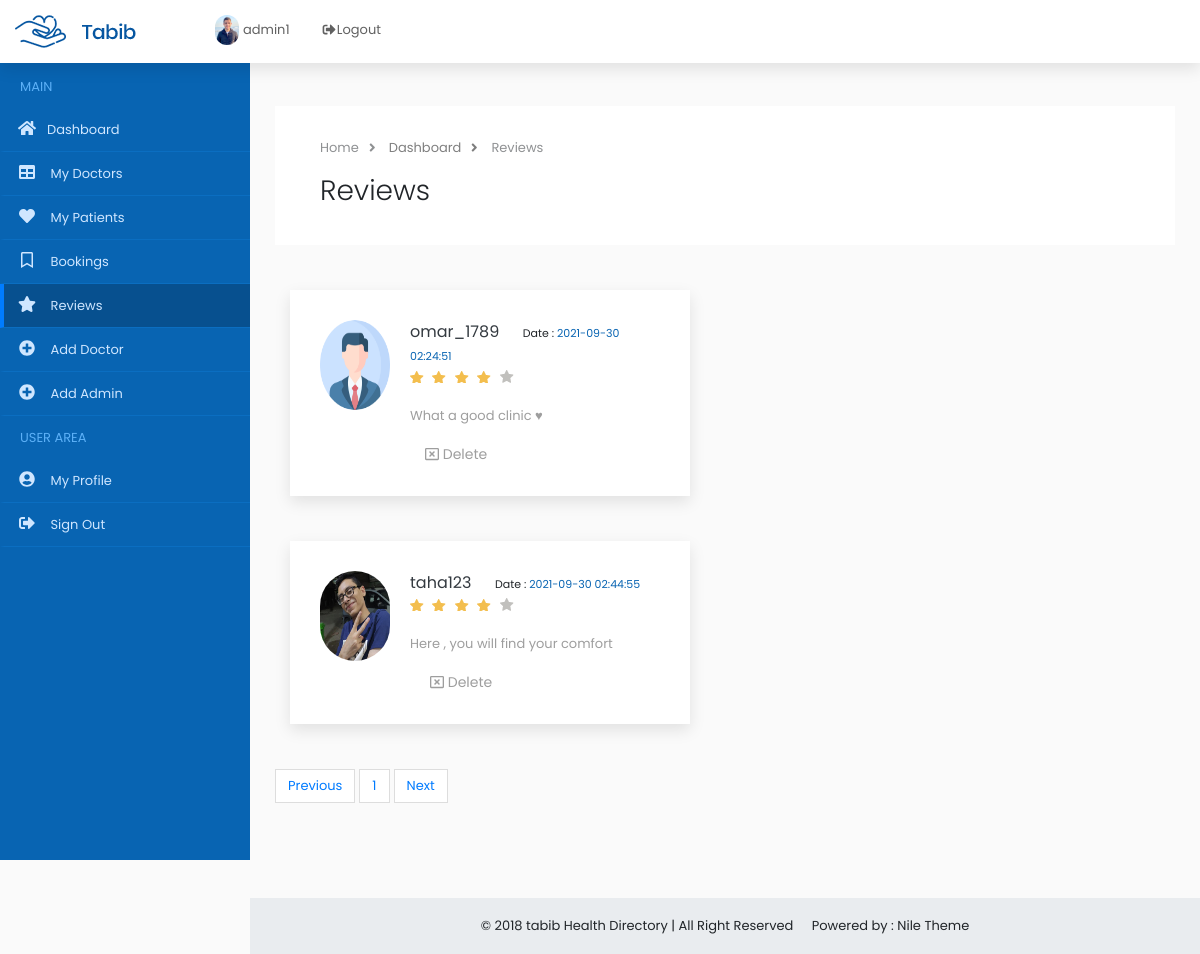
Screenshot of /admin/dashboard-reviews.php?id=1 with the database file from the repository.
### tables this page shows
CREATE TABLE IF NOT EXISTS `testimonials` (
  `id` int UNSIGNED NOT NULL AUTO_INCREMENT,
  `patient_id` int UNSIGNED NOT NULL,
  `content` varchar(500) NOT NULL,
  `_datetime` datetime DEFAULT CURRENT_TIMESTAMP,
  PRIMARY KEY (`id`),
  KEY `patient_id` (`patient_id`)
);

CREATE TABLE IF NOT EXISTS `patients` (
  `id` int UNSIGNED NOT NULL AUTO_INCREMENT,
  `username` varchar(50) NOT NULL,
  `age` tinyint NOT NULL,
  `password` varchar(50) NOT NULL,
  `phone` varchar(40) NOT NULL,
  `email` varchar(60) DEFAULT NULL,
  `gender` enum('male','female') DEFAULT NULL,
  `country` varchar(50) DEFAULT '',
  `dob` date NOT NULL,
  `address` varchar(50) NOT NULL,
  `first_name` varchar(50) NOT NULL,
  `last_name` varchar(50) NOT NULL,
  `img_path` varchar(100) DEFAULT NULL,
  PRIMARY KEY (`id`),
  UNIQUE KEY `username` (`username`)
);

### queryHandlerclass/query.php (called while the page is built, shortened)
<?php
class queryHandler{
    public static function getData($tbname,$colname,$condition){
        if($condition == ""){
            $query = "SELECT $colname FROM $tbname";
        }else{
            $query = "SELECT $colname FROM $tbname WHERE $condition";
        }
        $sql_statement = $GLOBALS['connection']->prepare($query);
        $result = $sql_statement->execute();
        if($result){
            return $sql_statement ;
        }
        return false;
    }
}
?>

### admin/admin-pagination-f-reviews.php (called while the page is built, shortened)
<?php
 require_once '../queryHandlerclass/query.php';
 $the_boolean = queryHandler::getData('testimonials','COUNT(id) as num','');
 $number_of_rows = $the_boolean->fetch(PDO::FETCH_ASSOC);
 $items_per_page = 3;
 $number_of_pages = ceil($number_of_rows['num'] / $items_per_page);
 $offset = $items_per_page * ($_SESSION['page_number_admin_reviews']-1);
 $limit = $items_per_page;
?>

### admin/dashboard-reviews.php (the view, shortened to what this page needs)
<?php
require_once '../queryHandlerclass/query.php';
?>
<!DOCTYPE html>
<html lang="en-US">
<head>
    <link rel="stylesheet" href="../assets/css/animate.css" />
    <link href="../assets/css/owl.carousel.css" rel="stylesheet">
    <link href="../assets/css/owl.theme.css" rel="stylesheet">
    <link rel="stylesheet" href="../assets/css/bootstrap.min.css">
    <link rel="stylesheet" href="../assets/css/hover-min.css">
    <link rel="stylesheet" href="../assets/css/flag-icon.min.css">
    <link rel="stylesheet" href="../assets/css/style.css">
    <link rel="stylesheet" href="../assets/css/colors/main.css">
    <link rel="stylesheet" href="../assets/css/elegant_icon.css">
    <link rel="stylesheet" href="../assets/css/sb-admin.css">
</head>
<body>
   <header class="background-white box-shadow fixed-top z-index-99">
        <nav class="container-fluid header-in">
            <div class="row">
                <div class="col-xl-2 col-lg-2">
                    <img class="d-inline-block margin-tb-15px" src="../assets/img/logo-1.png" alt="">
                </div>
                <div class="col-xl-4 d-none d-xl-block">
                    <div class="nav-item dropdown float-left">
                        <?php
                        $adminusername = $_SESSION['ADMIN_NAME'] ;
                        $sql_statement = queryHandler::getData("admins","img_path","username = '$adminusername'");
                        if ($sql_statement) {
                            $result = $sql_statement->fetch(PDO::FETCH_ASSOC);
                        }
                        ?>
                        <a href="dashboard-my-profile.php" class="margin-top-15px d-inline-block text-grey-3 margin-right-15px"><img src="imgs/<?=isset($result['img_path'])? "{$result['img_path']}":"profile.png"?>" class="height-30px border-radius-30" alt=""><?=" ".$_SESSION['ADMIN_NAME']." "?></a>
                    </div>
                    <div class="nav-item float-left">
                        <a href="admin-logout.php" class="nav-link margin-top-10px" data-toggle="modal" data-target="#exampleModal">
                            <div class="text-grey-3"><i class="fa fa-fw fa-sign-out-alt"></i>Logout</div>
                        </a>
                    </div>
                </div>
            </div>
        </nav>
    </header>
    <nav class="navbar navbar-expand-lg navbar-dark z-index-9  fixed-top" id="mainNav">
        <div class="collapse navbar-collapse" id="navbarResponsive">
        <ul class="navbar-nav navbar-sidenav background-main-color admin-nav" id="admin-nav">
                <li class="nav-item">
                    <span class="nav-title-text">Main</span>
                </li>
                <li class="nav-item" data-toggle="tooltip" data-placement="right" title="Dashboard">
                    <a class="nav-link" href="dashboard-home.php">
                        <i class="fas fa-fw fa-home"></i><span class="nav-link-text">Dashboard</span>
                    </a>
                </li>
                <li class="nav-item" data-toggle="tooltip" data-placement="right" title="My Doctors">
                    <a class="nav-link" href="dashboard-my-doctors.php">
                        <i class="fa fa-fw fa-table"></i>
                        <span class="nav-link-text">My Doctors</span>
                    </a>
                </li>
                <li class="nav-item" data-toggle="tooltip" data-placement="right" title="My patients">
                    <a class="nav-link" href="dashboard-my-patients.php">
                        <i class="fa fa-fw fa-heart"></i>
                        <span class="nav-link-text">My Patients</span>
                    </a>
                </li>
                <li class="nav-item" data-toggle="tooltip" data-placement="right" title="Bookings">
                    <a class="nav-link" href="dashboard-bookings.php">
                        <i class="far fa-fw fa-bookmark"></i>
                        <span class="nav-link-text">Bookings</span>
                    </a>
                </li>
                <li class="nav-item" data-toggle="tooltip" data-placement="right" title="Reviews">
                    <a class="nav-link active" href="dashboard-reviews.php">
                        <i class="fa fa-fw fa-star"></i>
                        <span class="nav-link-text">Reviews</span>
                    </a>
                </li>
                <li class="nav-item" data-toggle="tooltip" data-placement="right" title="Add doctor">
                    <a class="nav-link" href="dashboard-add-doctor.php">
                        <i class="fa fa-fw fa-plus-circle"></i>
                        <span class="nav-link-text">Add Doctor</span>
                    </a>
                </li>
                <li class="nav-item" data-toggle="tooltip" data-placement="right" title="Add Admin">
                    <a class="nav-link " href="dashboard-add-admin.php">
                        <i class="fa fa-fw fa-plus-circle"></i>
                        <span class="nav-link-text">Add Admin</span>
                    </a>
                </li>
                <li class="nav-item">
                    <span class="nav-title-text">User Area</span>
                </li>
                <li class="nav-item" data-toggle="tooltip" data-placement="right" title="My Profile">
                    <a class="nav-link" href="dashboard-my-profile.php">
                        <i class="fa fa-fw fa-user-circle"></i>
                        <span class="nav-link-text">My Profile</span>
                    </a>
                </li>
                <li class="nav-item" data-toggle="tooltip" data-placement="right" title="sign Out">
                    <a class="nav-link" href="admin-logout.php" data-toggle="modal" data-target="#exampleModal">
                        <i class="fa fa-fw fa-sign-out-alt"></i>
                        <span class="nav-link-text">Sign Out</span>
                    </a>
                </li>
            </ul>
        </div>
    </nav>
    <div class="content-wrapper">
        <div class="container-fluid overflow-hidden">
            <div class="row margin-tb-90px margin-lr-10px sm-mrl-0px">
                <div id="page-title" class="padding-30px background-white full-width">
                    <div class="container">
                        <ol class="breadcrumb opacity-5">
                            <li><a>Home</a></li>
                            <li><a href="dashboard-home.php">Dashboard</a></li>
                            <li class="active">Reviews</li>
                        </ol>
                        <h1 class="font-weight-300">Reviews</h1>
                    </div>
                </div>
                <div class=" margin-tb-45px">
                    <?php
                       require_once 'admin-pagination-f-reviews.php';
                       $reviews_boolean = queryHandler::getData('patients join testimonials on testimonials.patient_id = patients.id',
                       'testimonials.content,testimonials._datetime,testimonials.patient_id,testimonials.id ,patients.username,patients.img_path'
                       ,"1 LIMIT $offset,$limit");
                       if($reviews_boolean){
                        $data_for_reviews = $reviews_boolean->fetchALL(PDO::FETCH_ASSOC);
                        if(!empty($data_for_reviews)){
                            foreach($data_for_reviews as $one_row){ ?>
                                <div class="col-lg-6 margin-bottom-45px" >
                                    <div class="background-white thum-hover box-shadow hvr-float" style="width:400px;">
                                        <div class="padding-30px" >
                                            <img src="../<?php
                                                            if($one_row['img_path'] == ''){
                                                                echo "profile.png";
                                                            } else {
                                                                echo "patientPhotos/{$one_row['img_path']}";
                                                            }
                                                        ?>" class="float-left margin-right-20px border-radius-60 margin-bottom-20px" height="90px" width="70px">
                                            <div class="margin-left-85px">
                                                <a class="d-inline-block text-dark text-medium margin-right-20px"><?= $one_row['username'] ?> </a>
                                                <span class="text-extra-small">Date :  <a href="#" class="text-main-color"><?= $one_row['_datetime'] ?></a></span>
                                                <div class="rating">
                                                    <ul>
                                                        <li class="active"></li>
                                                        <li class="active"></li>
                                                        <li class="active"></li>
                                                        <li class="active"></li>
                                                        <li></li>
                                                    </ul>
                                                </div>
                                                <p class="margin-top-15px text-grey-2"> <?= $one_row['content'] ?> </p>
                                                <a href="admin-delete-review.php?id=<?=$one_row['id'] ?>" class="d-inline-block margin-lr-20px text-grey-2 text-up-small"><i class="far fa-window-close"></i> Delete</a>
                                            </div>
                                        </div>
                                    </div>
                                </div>
                           <?php }
                        }
                       }
                    ?>
                    <?php
                        if(!empty($data_for_reviews)){ ?>
                            <ul class="pagination pagination-md ">
                                <li class="page-item "><a class="page-link rounded-0" href="dashboard-reviews.php?state=previous">Previous</a></li>
                                <?php
                                    for($i = 1; $i <= $number_of_pages;$i++){ ?>
                                        <li class="page-item"><a class="page-link" href="dashboard-reviews.php?num=<?= $i ?>"><?= $i ?></a></li>
                                <?php } ?>
                                <li class="page-item"><a class="page-link rounded-0" href="dashboard-reviews.php?state=next">Next</a></li>
                            </ul>
                    <?php }
                    ?>
                </div>
            </div>
        </div>
        <footer class="sticky-footer">
            <div class="container">
                <div class="text-center">
                    <span>© 2018 tabib Health Directory | All Right Reserved <a class="text-grey-2 margin-left-15px" target="_blank">Powered by : Nile Theme</a></span>
                </div>
            </div>
        </footer>
    </div>
</body>
</html>

### assets/css/colors/main.css (style rules this page uses)
.background-main-color { background-color: #0864b2; }
.text-main-color { color: #0864b2; }

### assets/css/sb-admin.css (style rules this page uses)
html { position: relative; min-height: 100%; }
body { overflow-x: hidden; }
.content-wrapper { min-height: calc(100vh - 56px); padding-top: 1rem; }
#mainNav .navbar-collapse { overflow: auto; max-height: 75vh; }
#mainNav .navbar-collapse .navbar-nav .nav-item .nav-link { cursor: pointer; }
.admin-nav { padding: 5px 0px 10px 0px ; }
.admin-nav .nav-title-text { padding: 10px 20px 10px 20px; display: block; text-transform: uppercase; color: #5cb0f7 }
.admin-nav > li > a { padding: 15px 15px 15px 15px; border-bottom: 1px solid #0b6ec1 ; border-left: 4px solid #0864b2; }
.admin-nav > li > a .fa-fw { margin-right: 10px; font-size: 16px; }
.admin-nav > li > a.active , .admin-nav > li > a:hover { background-color: #07508f; border-left: 4px solid #007cff; }
@media (min-width: 992px) { #mainNav .navbar-collapse { overflow: visible; max-height: none; } }
@media (min-width: 992px) { #mainNav .navbar-collapse .navbar-sidenav { padding-bottom: 100px; position: absolute; top: 0; left: 0; overflow-x: hidden; overflow-y: auto; -webkit-flex-direction: column; -ms-flex-direction: column; flex-direction: column; margin-top: 60px; } }
@media (min-width: 992px) { #mainNav .navbar-collapse .navbar-sidenav > .nav-item { width: 250px; padding: 0; } }
@media (min-width: 992px) { #mainNav .navbar-collapse .navbar-sidenav > .nav-item > .nav-link { padding: 10px 1em 10px 1em; } }
@media (min-width: 992px) { #mainNav.fixed-top .navbar-sidenav { height: calc(100vh); } }
.content-wrapper { overflow-x: hidden; }
@media (min-width: 992px) { .content-wrapper { margin-left: 250px; } }
#mainNav.navbar-dark .navbar-collapse .navbar-sidenav > .nav-item > .nav-link { color: #cfe6ff; }
footer.sticky-footer { position: absolute; right: 0; bottom: 0; width: 100%; height: 56px; background-color: #e9ecef; line-height: 55px; }
@media (min-width: 992px) { footer.sticky-footer { width: calc(100% - 250px); } }

### rows the page displays
testimonials: patient.username "omar_1789", _datetime "2021-09-30 02:24:51", content "What a good clinic ♥"
testimonials: patient.img_path (picture), patient.username "taha123", _datetime "2021-09-30 02:44:55", content "Here , you will find your comfort"

### other values shown
$_SESSION['ADMIN_NAME'] "admin1"
